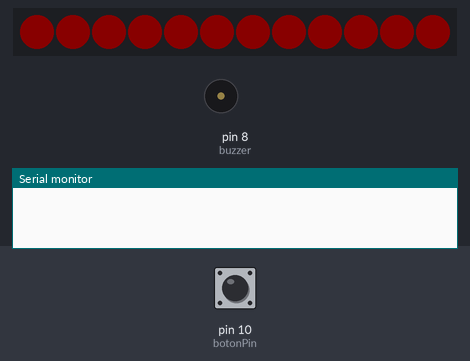
The sketch below on a simulated Arduino Uno, built for the host (arithmetic inside an expression is 32-bit, double 64-bit). Shown: 12 RGB LEDs in strip order, left to right, buzzer (waves = sounding), the last lines printed to the serial monitor. Inputs (shaded band) come from the test bench; at power-on: pin 10 (botonPin) LOW. Dim RGB values are drawn brighter than linear.

Above: at 1.7 s.
1.8 s: pin 10 (botonPin) pulled HIGH for 0.15 s
At 2.2 s:
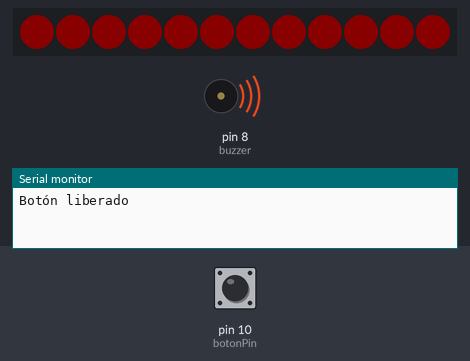
3.4 s: pin 10 (botonPin) pulled HIGH for 1 s
At 5.6 s:
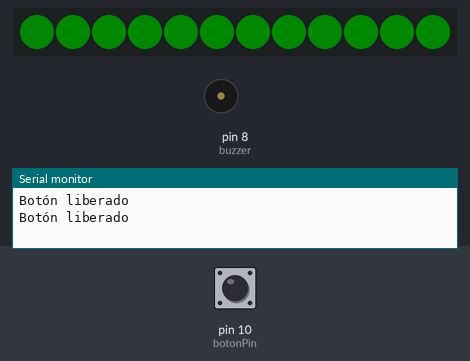
5.9 s: pin 10 (botonPin) pulled HIGH for 0.15 s
At 7.2 s:
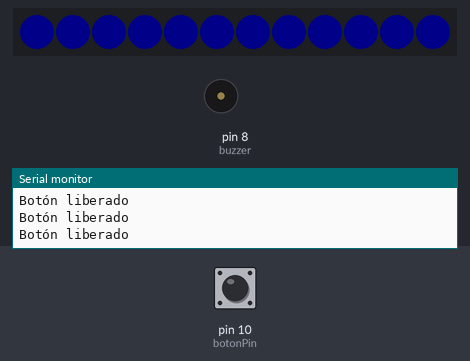
7.5 s: pin 10 (botonPin) pulled HIGH for 3.2 s
At 11.6 s:
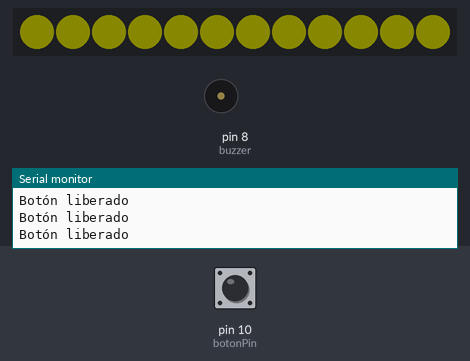
12.2 s: pin 10 (botonPin) pulled HIGH for 0.15 s
At 13.4 s:
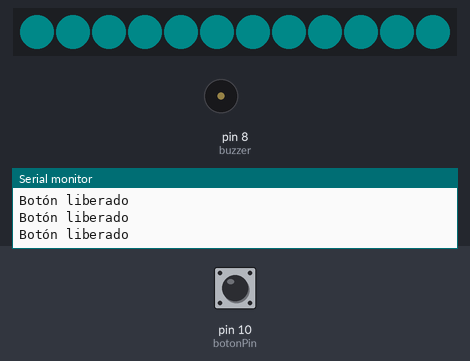
13.8 s: pin 10 (botonPin) pulled HIGH for 1 s
At 15.9 s:
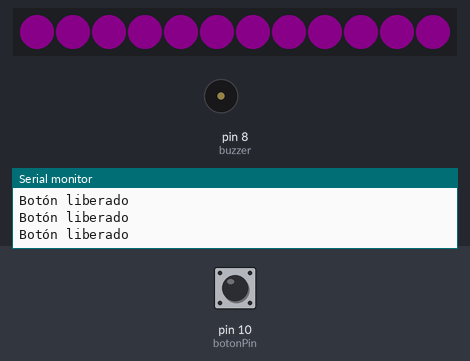
Timing chart, 0 to 17.3 s (numbered marks = the images above; inputs shaded):
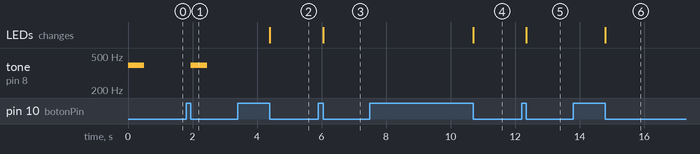

The sketch:

FINAL.ino
```cpp
#include <Adafruit_NeoPixel.h>

// Definición del pin del botón y LEDs
#define PIN_NEO_PIXEL 9
#define NUM_PIXELS 12
const int botonPin = 10;
const int buzzer = 8;

Adafruit_NeoPixel NeoPixel(NUM_PIXELS, PIN_NEO_PIXEL, NEO_GRB + NEO_KHZ800);

// Variables para el estado del botón
bool estadoActual = LOW;
bool estadoAnterior = LOW;

void setup() {
  Serial.begin(115200);
  pinMode(botonPin, INPUT_PULLDOWN);
  pinMode(buzzer, OUTPUT);
  NeoPixel.begin();
  NeoPixel.clear();
  rojo(); // Encender los LEDs en rojo al iniciar
}

void loop() {
  estadoActual = digitalRead(botonPin);

  // Detectar cuando el usuario suelta el botón
  if (estadoAnterior == HIGH && estadoActual == LOW) {
    Serial.println("Botón liberado");
    // Aquí puedes agregar la acción que desees cuando se suelte el botón
    // Por ejemplo, cambiar el color de los LEDs
    cambiarColor();
  }

  estadoAnterior = estadoActual;
}

void cambiarColor() {
  static int colorIndex = 0;

  switch (colorIndex) {
    case 0:
      rojo();
      break;
    case 1:
      verde();
      break;
    case 2:
      azul();
      break;
    case 3:
      amarillo();
      break;
    case 4:
      cyan();
      break;
    case 5:
      magenta();
      break;
    case 6:
      blanco();
      break;
    case 7:
      naranja();
      break;
    case 8:
      rosa();
      break;
    case 9:
      violeta();
      break;
    default:
      off();
      break;
  }

  colorIndex = (colorIndex + 1) % 10; // Hay 10 colores disponibles
}

void off() {
  for (int pixel = 0; pixel < NUM_PIXELS; pixel++) {
    NeoPixel.setPixelColor(pixel, NeoPixel.Color(0, 0, 0));  // Apagar
  }
  NeoPixel.show();  // Actualiza todos los píxeles al mismo tiempo
}

void rojo() {
  for (int pixel = 0; pixel < NUM_PIXELS; pixel++) {
    NeoPixel.setPixelColor(pixel, NeoPixel.Color(10, 0, 0));  // Rojo puro
  }
  NeoPixel.show();  // Actualiza todos los píxeles al mismo tiempo
  tone(buzzer, 392);  // Hacer sonar el buzzer a 1000 Hz
  delay(500);          // Duración del sonido
  noTone(buzzer);     // Apagar el buzzer
}

void verde() {
  for (int pixel = 0; pixel < NUM_PIXELS; pixel++) {
    NeoPixel.setPixelColor(pixel, NeoPixel.Color(0, 10, 0));  // Verde puro
  }
  NeoPixel.show();  // Actualiza todos los píxeles al mismo tiempo
}

void azul() {
  for (int pixel = 0; pixel < NUM_PIXELS; pixel++) {
    NeoPixel.setPixelColor(pixel, NeoPixel.Color(0, 0, 10));  // Azul puro
  }
  NeoPixel.show(); // Actualiza todos los píxeles al mismo tiempo

}

void amarillo() {
  for (int pixel = 0; pixel < NUM_PIXELS; pixel++) {
    NeoPixel.setPixelColor(pixel, NeoPixel.Color(10, 10, 0));  // Amarillo
  }
  NeoPixel.show();  // Actualiza todos los píxeles al mismo tiempo
}

void cyan() {
  for (int pixel = 0; pixel < NUM_PIXELS; pixel++) {
    NeoPixel.setPixelColor(pixel, NeoPixel.Color(0, 10, 10));  // Cian
  }
  NeoPixel.show();  // Actualiza todos los píxeles al mismo tiempo
}

void magenta() {
  for (int pixel = 0; pixel < NUM_PIXELS; pixel++) {
    NeoPixel.setPixelColor(pixel, NeoPixel.Color(10, 0, 10));  // Magenta
  }
  NeoPixel.show();  // Actualiza todos los píxeles al mismo tiempo
}

void blanco() {
  for (int pixel = 0; pixel < NUM_PIXELS; pixel++) {
    NeoPixel.setPixelColor(pixel, NeoPixel.Color(10, 10, 10));  // Blanco
  }
  NeoPixel.show();  // Actualiza todos los píxeles al mismo tiempo
}

void naranja() {
  for (int pixel = 0; pixel < NUM_PIXELS; pixel++) {
    NeoPixel.setPixelColor(pixel, NeoPixel.Color(10, 5, 0));  // Naranja
  }
  NeoPixel.show();  // Actualiza todos los píxeles al mismo tiempo
}

void rosa() {
  for (int pixel = 0; pixel < NUM_PIXELS; pixel++) {
    NeoPixel.setPixelColor(pixel, NeoPixel.Color(10, 0, 5));  // Rosa
  }
  NeoPixel.show();  // Actualiza todos los píxeles al mismo tiempo
}

void violeta() {
  for (int pixel = 0; pixel < NUM_PIXELS; pixel++) {
    NeoPixel.setPixelColor(pixel, NeoPixel.Color(5, 0, 10));  // Violeta
  }
  NeoPixel.show();  // Actualiza todos los píxeles al mismo tiempo
}
```

Measured:
- after the input at 1.8 s, tone on pin 8 (buzzer): silent → 392 Hz after 0.15 s, → silent 0.50 s later
- after the input at 3.4 s, the LEDs: change after 1.0 s (image 2)
- after the input at 5.9 s, the LEDs: change after 0.15 s (image 3)
- after the input at 7.5 s, the LEDs: change after 3.2 s (image 4)
- after the input at 12.2 s, the LEDs: change after 0.15 s (image 5)
- after the input at 13.8 s, the LEDs: change after 1.0 s (image 6)
